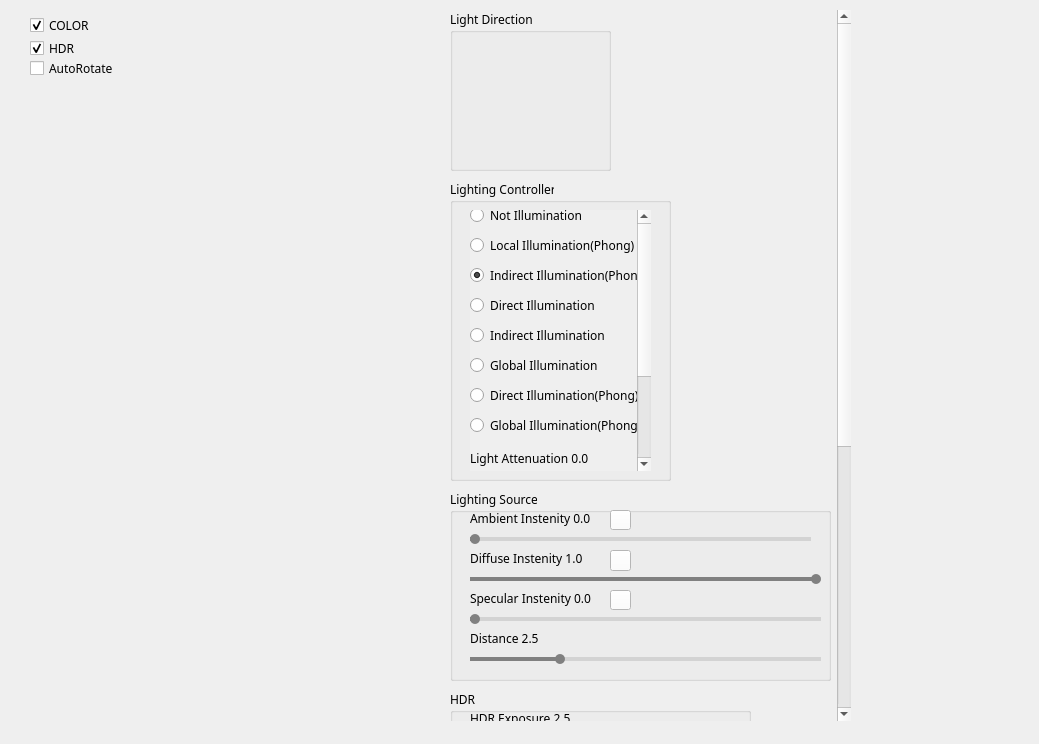
<?xml version="1.0" encoding="UTF-8"?>
<ui version="4.0">
 <class>V3DClass</class>
 <widget class="QWidget" name="V3DClass">
  <property name="enabled">
   <bool>true</bool>
  </property>
  <property name="geometry">
   <rect>
    <x>0</x>
    <y>0</y>
    <width>1039</width>
    <height>744</height>
   </rect>
  </property>
  <property name="sizePolicy">
   <sizepolicy hsizetype="Preferred" vsizetype="Preferred">
    <horstretch>0</horstretch>
    <verstretch>0</verstretch>
   </sizepolicy>
  </property>
  <property name="minimumSize">
   <size>
    <width>0</width>
    <height>0</height>
   </size>
  </property>
  <property name="maximumSize">
   <size>
    <width>16777215</width>
    <height>16777215</height>
   </size>
  </property>
  <property name="focusPolicy">
   <enum>Qt::NoFocus</enum>
  </property>
  <property name="windowTitle">
   <string>3D Ultrasound Visualization Platform</string>
  </property>
  <property name="windowIcon">
   <iconset>
    <normaloff>Resources/images.jpg</normaloff>Resources/images.jpg</iconset>
  </property>
  <property name="toolTip">
   <string/>
  </property>
  <property name="styleSheet">
   <string notr="true">QSlider::groove:horizontal
{
	border:0px;height:4px;
}
QSlider::sub-page:horizontal
{
	background:#808080;
} 
QSlider::add-page:horizontal
{
	background:lightgray;
}
QSlider::handle:horizontal
{
	background:#808080;width:10px;border-radius:5px;margin:-3px 0px -3px 0px;
}
QScrollArea{border: 0 px}</string>
  </property>
  <widget class="QCheckBox" name="useTFColors">
   <property name="geometry">
    <rect>
     <x>30</x>
     <y>10</y>
     <width>101</width>
     <height>31</height>
    </rect>
   </property>
   <property name="font">
    <font>
     <family>微软雅黑</family>
    </font>
   </property>
   <property name="text">
    <string>COLOR</string>
   </property>
   <property name="checked">
    <bool>true</bool>
   </property>
  </widget>
  <widget class="QCheckBox" name="HDRcheckBox">
   <property name="geometry">
    <rect>
     <x>30</x>
     <y>40</y>
     <width>91</width>
     <height>16</height>
    </rect>
   </property>
   <property name="font">
    <font>
     <family>微软雅黑</family>
    </font>
   </property>
   <property name="text">
    <string>HDR</string>
   </property>
   <property name="checked">
    <bool>true</bool>
   </property>
  </widget>
  <widget class="QScrollArea" name="mainSettingsDesk">
   <property name="geometry">
    <rect>
     <x>440</x>
     <y>10</y>
     <width>411</width>
     <height>711</height>
    </rect>
   </property>
   <property name="minimumSize">
    <size>
     <width>300</width>
     <height>0</height>
    </size>
   </property>
   <property name="maximumSize">
    <size>
     <width>16777215</width>
     <height>16777215</height>
    </size>
   </property>
   <property name="styleSheet">
    <string notr="true"/>
   </property>
   <property name="widgetResizable">
    <bool>true</bool>
   </property>
   <widget class="QWidget" name="scrollAreaWidgetContents">
    <property name="geometry">
     <rect>
      <x>0</x>
      <y>0</y>
      <width>394</width>
      <height>1150</height>
     </rect>
    </property>
    <property name="minimumSize">
     <size>
      <width>327</width>
      <height>1150</height>
     </size>
    </property>
    <widget class="QGroupBox" name="groupBox_4">
     <property name="geometry">
      <rect>
       <x>10</x>
       <y>0</y>
       <width>161</width>
       <height>161</height>
      </rect>
     </property>
     <property name="font">
      <font>
       <family>微软雅黑</family>
      </font>
     </property>
     <property name="title">
      <string>Light Direction</string>
     </property>
     <widget class="light3D" name="light3d" native="true">
      <property name="geometry">
       <rect>
        <x>10</x>
        <y>20</y>
        <width>141</width>
        <height>131</height>
       </rect>
      </property>
     </widget>
    </widget>
    <widget class="QGroupBox" name="groupBox_2">
     <property name="geometry">
      <rect>
       <x>10</x>
       <y>480</y>
       <width>381</width>
       <height>191</height>
      </rect>
     </property>
     <property name="font">
      <font>
       <family>微软雅黑</family>
      </font>
     </property>
     <property name="title">
      <string>Lighting Source</string>
     </property>
     <widget class="QLabel" name="ambiemtIL">
      <property name="geometry">
       <rect>
        <x>20</x>
        <y>20</y>
        <width>191</width>
        <height>16</height>
       </rect>
      </property>
      <property name="font">
       <font>
        <family>微软雅黑</family>
       </font>
      </property>
      <property name="text">
       <string>Ambient Instenity 0.0</string>
      </property>
     </widget>
     <widget class="QSlider" name="ambientSlider">
      <property name="geometry">
       <rect>
        <x>20</x>
        <y>40</y>
        <width>341</width>
        <height>19</height>
       </rect>
      </property>
      <property name="focusPolicy">
       <enum>Qt::NoFocus</enum>
      </property>
      <property name="maximum">
       <number>100</number>
      </property>
      <property name="singleStep">
       <number>1</number>
      </property>
      <property name="pageStep">
       <number>10</number>
      </property>
      <property name="value">
       <number>0</number>
      </property>
      <property name="orientation">
       <enum>Qt::Horizontal</enum>
      </property>
     </widget>
     <widget class="QPushButton" name="ambientButton">
      <property name="geometry">
       <rect>
        <x>160</x>
        <y>20</y>
        <width>21</width>
        <height>20</height>
       </rect>
      </property>
      <property name="toolTip">
       <string/>
      </property>
      <property name="whatsThis">
       <string>Ambient Light Color</string>
      </property>
      <property name="styleSheet">
       <string notr="true">background-color: rgb(255, 255, 255);</string>
      </property>
      <property name="text">
       <string/>
      </property>
     </widget>
     <widget class="QLabel" name="diffuseIL">
      <property name="geometry">
       <rect>
        <x>20</x>
        <y>60</y>
        <width>171</width>
        <height>16</height>
       </rect>
      </property>
      <property name="font">
       <font>
        <family>微软雅黑</family>
       </font>
      </property>
      <property name="text">
       <string>Diffuse Instenity 1.0</string>
      </property>
     </widget>
     <widget class="QSlider" name="diffuseSlider">
      <property name="geometry">
       <rect>
        <x>20</x>
        <y>80</y>
        <width>351</width>
        <height>19</height>
       </rect>
      </property>
      <property name="focusPolicy">
       <enum>Qt::NoFocus</enum>
      </property>
      <property name="maximum">
       <number>100</number>
      </property>
      <property name="value">
       <number>100</number>
      </property>
      <property name="orientation">
       <enum>Qt::Horizontal</enum>
      </property>
     </widget>
     <widget class="QPushButton" name="diffuseButton">
      <property name="geometry">
       <rect>
        <x>160</x>
        <y>60</y>
        <width>21</width>
        <height>21</height>
       </rect>
      </property>
      <property name="toolTip">
       <string/>
      </property>
      <property name="whatsThis">
       <string>Diffuse Light Color</string>
      </property>
      <property name="styleSheet">
       <string notr="true">background-color: rgb(255, 255, 255);</string>
      </property>
      <property name="text">
       <string/>
      </property>
     </widget>
     <widget class="QLabel" name="specularIL">
      <property name="geometry">
       <rect>
        <x>20</x>
        <y>100</y>
        <width>181</width>
        <height>16</height>
       </rect>
      </property>
      <property name="font">
       <font>
        <family>微软雅黑</family>
       </font>
      </property>
      <property name="text">
       <string>Specular Instenity 0.0</string>
      </property>
     </widget>
     <widget class="QSlider" name="specularSlider">
      <property name="geometry">
       <rect>
        <x>20</x>
        <y>120</y>
        <width>351</width>
        <height>19</height>
       </rect>
      </property>
      <property name="focusPolicy">
       <enum>Qt::NoFocus</enum>
      </property>
      <property name="maximum">
       <number>100</number>
      </property>
      <property name="orientation">
       <enum>Qt::Horizontal</enum>
      </property>
     </widget>
     <widget class="QPushButton" name="specularButton">
      <property name="geometry">
       <rect>
        <x>160</x>
        <y>100</y>
        <width>21</width>
        <height>20</height>
       </rect>
      </property>
      <property name="toolTip">
       <string/>
      </property>
      <property name="whatsThis">
       <string>Specular Light Color</string>
      </property>
      <property name="styleSheet">
       <string notr="true">background-color: rgb(255, 255, 255);</string>
      </property>
      <property name="text">
       <string/>
      </property>
     </widget>
     <widget class="QLabel" name="distanceL">
      <property name="geometry">
       <rect>
        <x>20</x>
        <y>140</y>
        <width>141</width>
        <height>16</height>
       </rect>
      </property>
      <property name="font">
       <font>
        <family>微软雅黑</family>
       </font>
      </property>
      <property name="text">
       <string>Distance 2.5</string>
      </property>
     </widget>
     <widget class="QSlider" name="distanceSlider">
      <property name="geometry">
       <rect>
        <x>20</x>
        <y>160</y>
        <width>351</width>
        <height>19</height>
       </rect>
      </property>
      <property name="focusPolicy">
       <enum>Qt::NoFocus</enum>
      </property>
      <property name="minimum">
       <number>0</number>
      </property>
      <property name="maximum">
       <number>100</number>
      </property>
      <property name="value">
       <number>25</number>
      </property>
      <property name="orientation">
       <enum>Qt::Horizontal</enum>
      </property>
     </widget>
    </widget>
    <widget class="QGroupBox" name="groupBox">
     <property name="geometry">
      <rect>
       <x>10</x>
       <y>680</y>
       <width>301</width>
       <height>71</height>
      </rect>
     </property>
     <property name="font">
      <font>
       <family>微软雅黑</family>
      </font>
     </property>
     <property name="title">
      <string>HDR</string>
     </property>
     <widget class="QSlider" name="exposureSlider">
      <property name="geometry">
       <rect>
        <x>20</x>
        <y>40</y>
        <width>271</width>
        <height>20</height>
       </rect>
      </property>
      <property name="focusPolicy">
       <enum>Qt::NoFocus</enum>
      </property>
      <property name="minimum">
       <number>0</number>
      </property>
      <property name="maximum">
       <number>50</number>
      </property>
      <property name="singleStep">
       <number>2</number>
      </property>
      <property name="pageStep">
       <number>2</number>
      </property>
      <property name="value">
       <number>25</number>
      </property>
      <property name="orientation">
       <enum>Qt::Horizontal</enum>
      </property>
     </widget>
     <widget class="QLabel" name="exposureL">
      <property name="geometry">
       <rect>
        <x>20</x>
        <y>20</y>
        <width>151</width>
        <height>16</height>
       </rect>
      </property>
      <property name="font">
       <font>
        <family>微软雅黑</family>
       </font>
      </property>
      <property name="text">
       <string>HDR Exposure 2.5</string>
      </property>
     </widget>
    </widget>
    <widget class="QGroupBox" name="groupBox_8">
     <property name="geometry">
      <rect>
       <x>10</x>
       <y>760</y>
       <width>301</width>
       <height>71</height>
      </rect>
     </property>
     <property name="font">
      <font>
       <family>微软雅黑</family>
      </font>
     </property>
     <property name="title">
      <string>Gamma</string>
     </property>
     <widget class="QSlider" name="gammaCorrectionSlider">
      <property name="geometry">
       <rect>
        <x>20</x>
        <y>40</y>
        <width>271</width>
        <height>20</height>
       </rect>
      </property>
      <property name="focusPolicy">
       <enum>Qt::NoFocus</enum>
      </property>
      <property name="minimum">
       <number>1</number>
      </property>
      <property name="maximum">
       <number>26</number>
      </property>
      <property name="singleStep">
       <number>1</number>
      </property>
      <property name="pageStep">
       <number>1</number>
      </property>
      <property name="value">
       <number>16</number>
      </property>
      <property name="orientation">
       <enum>Qt::Horizontal</enum>
      </property>
     </widget>
     <widget class="QLabel" name="gammaCorrectionL">
      <property name="geometry">
       <rect>
        <x>20</x>
        <y>20</y>
        <width>131</width>
        <height>16</height>
       </rect>
      </property>
      <property name="font">
       <font>
        <family>微软雅黑</family>
       </font>
      </property>
      <property name="text">
       <string>Gamma Correction 1.6</string>
      </property>
     </widget>
    </widget>
    <widget class="QGroupBox" name="groupBox_5">
     <property name="geometry">
      <rect>
       <x>10</x>
       <y>840</y>
       <width>301</width>
       <height>71</height>
      </rect>
     </property>
     <property name="font">
      <font>
       <family>微软雅黑</family>
      </font>
     </property>
     <property name="title">
      <string>Surface Parameter</string>
     </property>
     <widget class="QSlider" name="surfaceShadingParameter">
      <property name="geometry">
       <rect>
        <x>20</x>
        <y>40</y>
        <width>271</width>
        <height>19</height>
       </rect>
      </property>
      <property name="focusPolicy">
       <enum>Qt::NoFocus</enum>
      </property>
      <property name="minimum">
       <number>0</number>
      </property>
      <property name="maximum">
       <number>100</number>
      </property>
      <property name="singleStep">
       <number>10</number>
      </property>
      <property name="value">
       <number>100</number>
      </property>
      <property name="orientation">
       <enum>Qt::Horizontal</enum>
      </property>
     </widget>
     <widget class="QLabel" name="SSPL">
      <property name="geometry">
       <rect>
        <x>20</x>
        <y>20</y>
        <width>211</width>
        <height>20</height>
       </rect>
      </property>
      <property name="font">
       <font>
        <family>微软雅黑</family>
       </font>
      </property>
      <property name="text">
       <string>Surface Shading Parameter 1.0</string>
      </property>
     </widget>
    </widget>
    <widget class="QGroupBox" name="groupBox_7">
     <property name="geometry">
      <rect>
       <x>10</x>
       <y>920</y>
       <width>221</width>
       <height>81</height>
      </rect>
     </property>
     <property name="font">
      <font>
       <family>微软雅黑</family>
      </font>
     </property>
     <property name="title">
      <string>Color Box</string>
     </property>
     <widget class="QLabel" name="colorBox">
      <property name="geometry">
       <rect>
        <x>10</x>
        <y>50</y>
        <width>201</width>
        <height>21</height>
       </rect>
      </property>
      <property name="styleSheet">
       <string notr="true">image: url(:/V3D/Resources/colobox.png);</string>
      </property>
      <property name="text">
       <string/>
      </property>
     </widget>
     <widget class="QSlider" name="colorBoxSlider">
      <property name="geometry">
       <rect>
        <x>10</x>
        <y>30</y>
        <width>201</width>
        <height>19</height>
       </rect>
      </property>
      <property name="styleSheet">
       <string notr="true"/>
      </property>
      <property name="maximum">
       <number>200</number>
      </property>
      <property name="pageStep">
       <number>1</number>
      </property>
      <property name="value">
       <number>100</number>
      </property>
      <property name="orientation">
       <enum>Qt::Horizontal</enum>
      </property>
     </widget>
     <widget class="QLabel" name="colorBoxL">
      <property name="geometry">
       <rect>
        <x>10</x>
        <y>20</y>
        <width>31</width>
        <height>16</height>
       </rect>
      </property>
      <property name="text">
       <string>0.0</string>
      </property>
     </widget>
    </widget>
    <widget class="QGroupBox" name="groupBox_3">
     <property name="geometry">
      <rect>
       <x>10</x>
       <y>1010</y>
       <width>381</width>
       <height>121</height>
      </rect>
     </property>
     <property name="font">
      <font>
       <family>微软雅黑</family>
      </font>
     </property>
     <property name="title">
      <string>Sampling</string>
     </property>
     <widget class="QSlider" name="samplingCount">
      <property name="geometry">
       <rect>
        <x>20</x>
        <y>40</y>
        <width>351</width>
        <height>20</height>
       </rect>
      </property>
      <property name="minimum">
       <number>100</number>
      </property>
      <property name="maximum">
       <number>3000</number>
      </property>
      <property name="singleStep">
       <number>1</number>
      </property>
      <property name="value">
       <number>800</number>
      </property>
      <property name="sliderPosition">
       <number>800</number>
      </property>
      <property name="orientation">
       <enum>Qt::Horizontal</enum>
      </property>
     </widget>
     <widget class="QLabel" name="sampleCL">
      <property name="geometry">
       <rect>
        <x>20</x>
        <y>20</y>
        <width>131</width>
        <height>16</height>
       </rect>
      </property>
      <property name="font">
       <font>
        <family>微软雅黑</family>
       </font>
      </property>
      <property name="text">
       <string>Sample Count  800</string>
      </property>
     </widget>
     <widget class="QSlider" name="gradientCount">
      <property name="geometry">
       <rect>
        <x>20</x>
        <y>80</y>
        <width>351</width>
        <height>20</height>
       </rect>
      </property>
      <property name="minimum">
       <number>100</number>
      </property>
      <property name="maximum">
       <number>3000</number>
      </property>
      <property name="singleStep">
       <number>1</number>
      </property>
      <property name="value">
       <number>800</number>
      </property>
      <property name="orientation">
       <enum>Qt::Horizontal</enum>
      </property>
     </widget>
     <widget class="QLabel" name="gradientCL">
      <property name="geometry">
       <rect>
        <x>20</x>
        <y>60</y>
        <width>131</width>
        <height>16</height>
       </rect>
      </property>
      <property name="font">
       <font>
        <family>微软雅黑</family>
       </font>
      </property>
      <property name="text">
       <string>Gradient Count 800</string>
      </property>
     </widget>
    </widget>
    <widget class="QGroupBox" name="groupBox_6">
     <property name="geometry">
      <rect>
       <x>10</x>
       <y>170</y>
       <width>221</width>
       <height>301</height>
      </rect>
     </property>
     <property name="font">
      <font>
       <family>微软雅黑</family>
      </font>
     </property>
     <property name="title">
      <string>Lighting Controller</string>
     </property>
     <widget class="QScrollArea" name="illuminationController">
      <property name="geometry">
       <rect>
        <x>20</x>
        <y>30</y>
        <width>181</width>
        <height>261</height>
       </rect>
      </property>
      <property name="minimumSize">
       <size>
        <width>0</width>
        <height>0</height>
       </size>
      </property>
      <property name="maximumSize">
       <size>
        <width>16777215</width>
        <height>16777215</height>
       </size>
      </property>
      <property name="styleSheet">
       <string notr="true">QScrollArea{border:0px solid #555;}</string>
      </property>
      <property name="widgetResizable">
       <bool>true</bool>
      </property>
      <widget class="QWidget" name="scrollAreaWidgetContents_2">
       <property name="geometry">
        <rect>
         <x>0</x>
         <y>0</y>
         <width>164</width>
         <height>400</height>
        </rect>
       </property>
       <property name="minimumSize">
        <size>
         <width>0</width>
         <height>400</height>
        </size>
       </property>
       <widget class="QRadioButton" name="noLightCheck">
        <property name="geometry">
         <rect>
          <x>0</x>
          <y>-10</y>
          <width>131</width>
          <height>31</height>
         </rect>
        </property>
        <property name="font">
         <font>
          <family>微软雅黑</family>
         </font>
        </property>
        <property name="text">
         <string>Not Illumination</string>
        </property>
        <property name="checked">
         <bool>false</bool>
        </property>
       </widget>
       <widget class="QRadioButton" name="inDirectPhongCheck">
        <property name="geometry">
         <rect>
          <x>0</x>
          <y>50</y>
          <width>201</width>
          <height>31</height>
         </rect>
        </property>
        <property name="font">
         <font>
          <family>微软雅黑</family>
         </font>
        </property>
        <property name="text">
         <string>Indirect Illumination(Phong)</string>
        </property>
        <property name="checked">
         <bool>true</bool>
        </property>
       </widget>
       <widget class="QLabel" name="lightAttenuationL">
        <property name="geometry">
         <rect>
          <x>0</x>
          <y>240</y>
          <width>121</width>
          <height>16</height>
         </rect>
        </property>
        <property name="font">
         <font>
          <family>微软雅黑</family>
         </font>
        </property>
        <property name="text">
         <string>Light Attenuation 0.0</string>
        </property>
       </widget>
       <widget class="QSlider" name="lightAttenuationSlider">
        <property name="geometry">
         <rect>
          <x>0</x>
          <y>270</y>
          <width>201</width>
          <height>19</height>
         </rect>
        </property>
        <property name="focusPolicy">
         <enum>Qt::NoFocus</enum>
        </property>
        <property name="minimum">
         <number>0</number>
        </property>
        <property name="maximum">
         <number>40</number>
        </property>
        <property name="singleStep">
         <number>1</number>
        </property>
        <property name="pageStep">
         <number>1</number>
        </property>
        <property name="value">
         <number>0</number>
        </property>
        <property name="orientation">
         <enum>Qt::Horizontal</enum>
        </property>
       </widget>
       <widget class="QLabel" name="Label_4">
        <property name="geometry">
         <rect>
          <x>0</x>
          <y>300</y>
          <width>121</width>
          <height>16</height>
         </rect>
        </property>
        <property name="font">
         <font>
          <family>微软雅黑</family>
         </font>
        </property>
        <property name="text">
         <string>Scattering Coeff 0.0</string>
        </property>
       </widget>
       <widget class="QSlider" name="scatteringCoeffSlider">
        <property name="geometry">
         <rect>
          <x>0</x>
          <y>330</y>
          <width>201</width>
          <height>19</height>
         </rect>
        </property>
        <property name="focusPolicy">
         <enum>Qt::NoFocus</enum>
        </property>
        <property name="minimum">
         <number>0</number>
        </property>
        <property name="maximum">
         <number>255</number>
        </property>
        <property name="singleStep">
         <number>1</number>
        </property>
        <property name="pageStep">
         <number>1</number>
        </property>
        <property name="value">
         <number>0</number>
        </property>
        <property name="orientation">
         <enum>Qt::Horizontal</enum>
        </property>
       </widget>
       <widget class="QRadioButton" name="localLightCheck">
        <property name="geometry">
         <rect>
          <x>0</x>
          <y>10</y>
          <width>181</width>
          <height>51</height>
         </rect>
        </property>
        <property name="font">
         <font>
          <family>微软雅黑</family>
         </font>
        </property>
        <property name="text">
         <string>Local Illumination(Phong)</string>
        </property>
        <property name="checked">
         <bool>false</bool>
        </property>
        <property name="autoRepeat">
         <bool>false</bool>
        </property>
       </widget>
       <widget class="QRadioButton" name="directIlluminationCheck">
        <property name="geometry">
         <rect>
          <x>0</x>
          <y>80</y>
          <width>181</width>
          <height>31</height>
         </rect>
        </property>
        <property name="font">
         <font>
          <family>微软雅黑</family>
         </font>
        </property>
        <property name="text">
         <string>Direct Illumination</string>
        </property>
        <property name="checked">
         <bool>false</bool>
        </property>
       </widget>
       <widget class="QRadioButton" name="indirectIlluminationCheck">
        <property name="geometry">
         <rect>
          <x>0</x>
          <y>110</y>
          <width>181</width>
          <height>31</height>
         </rect>
        </property>
        <property name="font">
         <font>
          <family>微软雅黑</family>
         </font>
        </property>
        <property name="text">
         <string>Indirect Illumination</string>
        </property>
        <property name="checked">
         <bool>false</bool>
        </property>
       </widget>
       <widget class="QRadioButton" name="globalIlluminationCheck">
        <property name="geometry">
         <rect>
          <x>0</x>
          <y>140</y>
          <width>211</width>
          <height>31</height>
         </rect>
        </property>
        <property name="font">
         <font>
          <family>微软雅黑</family>
         </font>
        </property>
        <property name="text">
         <string>Global Illumination</string>
        </property>
        <property name="checked">
         <bool>false</bool>
        </property>
       </widget>
       <widget class="QRadioButton" name="directPhongIlluminationCheck">
        <property name="geometry">
         <rect>
          <x>0</x>
          <y>170</y>
          <width>191</width>
          <height>31</height>
         </rect>
        </property>
        <property name="font">
         <font>
          <family>微软雅黑</family>
         </font>
        </property>
        <property name="text">
         <string>Direct Illumination(Phong)</string>
        </property>
        <property name="checked">
         <bool>false</bool>
        </property>
       </widget>
       <widget class="QRadioButton" name="DirectIndirectPhongCheck">
        <property name="geometry">
         <rect>
          <x>0</x>
          <y>200</y>
          <width>201</width>
          <height>31</height>
         </rect>
        </property>
        <property name="font">
         <font>
          <family>微软雅黑</family>
         </font>
        </property>
        <property name="text">
         <string>Global Illumination(Phong)</string>
        </property>
        <property name="checked">
         <bool>false</bool>
        </property>
       </widget>
      </widget>
     </widget>
    </widget>
   </widget>
  </widget>
  <widget class="QCheckBox" name="autoRotate">
   <property name="geometry">
    <rect>
     <x>30</x>
     <y>60</y>
     <width>91</width>
     <height>16</height>
    </rect>
   </property>
   <property name="font">
    <font>
     <family>微软雅黑</family>
    </font>
   </property>
   <property name="text">
    <string>AutoRotate</string>
   </property>
   <property name="checked">
    <bool>false</bool>
   </property>
  </widget>
 </widget>
 <layoutdefault spacing="6" margin="11"/>
 <customwidgets>
  <customwidget>
   <class>light3D</class>
   <extends>QWidget</extends>
   <header>light3d.h</header>
   <container>1</container>
  </customwidget>
 </customwidgets>
 <resources>
  <include location="v3d.qrc"/>
 </resources>
 <connections/>
</ui>
